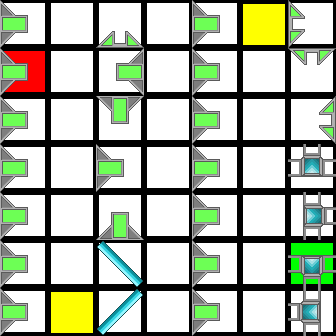

The image is a tile-based game level rendered from a .tmx file. Its description and complete source (layers, tilesets, objects, tile grids) follow:
An orthogonal 7x7 tile map with 48x48 px tiles, 2 tile layers (Colors, Tiles).

<map version="1.0" orientation="orthogonal" renderorder="right-down" width="7" height="7" tilewidth="48" tileheight="48" nextobjectid="1">
 <properties>
  <property name="AvailableTiles" value="1, 12, 1, 2, 15" />
 </properties>
 <tileset firstgid="1" source="tiles.tsx" />
 <layer name="Colors" width="7" height="7">
  <data encoding="csv">
47,47,47,47,47,44,47,
41,47,47,47,47,47,47,
47,47,47,47,47,47,47,
47,47,47,47,47,47,47,
47,47,47,47,47,47,47,
47,47,47,47,47,47,42,
47,44,47,47,47,47,47
</data>
 </layer>
 <layer name="Tiles" width="7" height="7">
  <data encoding="csv">
6,1,9,1,6,1,10,
6,1,8,1,6,1,11,
6,1,7,1,6,1,12,
6,1,6,1,6,1,13,
6,1,5,1,6,1,14,
6,1,3,1,6,1,15,
6,1,2,1,6,1,16
</data>
 </layer>
</map>
